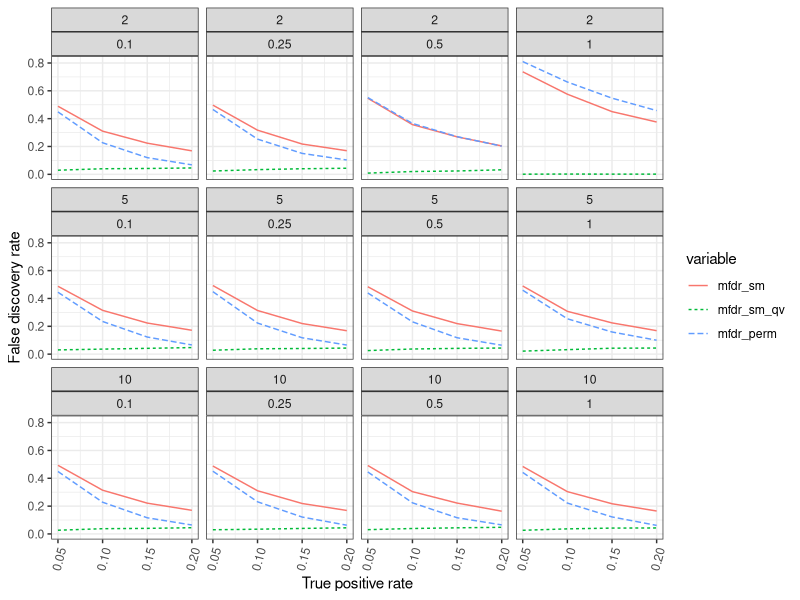

Write the R code that produced this figure.
library(ggplot2)
library(reshape)
x=read.table("mean_fdr.txt",header=T)
xr=melt(x,id=c("upreg","tpr","noise"))
print(head(xr))
p = ggplot(xr,aes(tpr,value)) + geom_line(aes(color=variable,linetype=variable)) + facet_wrap(upreg~noise) + theme_bw() + xlab("True positive rate") + ylab("False discovery rate") + theme(axis.text.x=element_text(angle=75,hjust=1))

ggsave("fdr.pdf",p)
